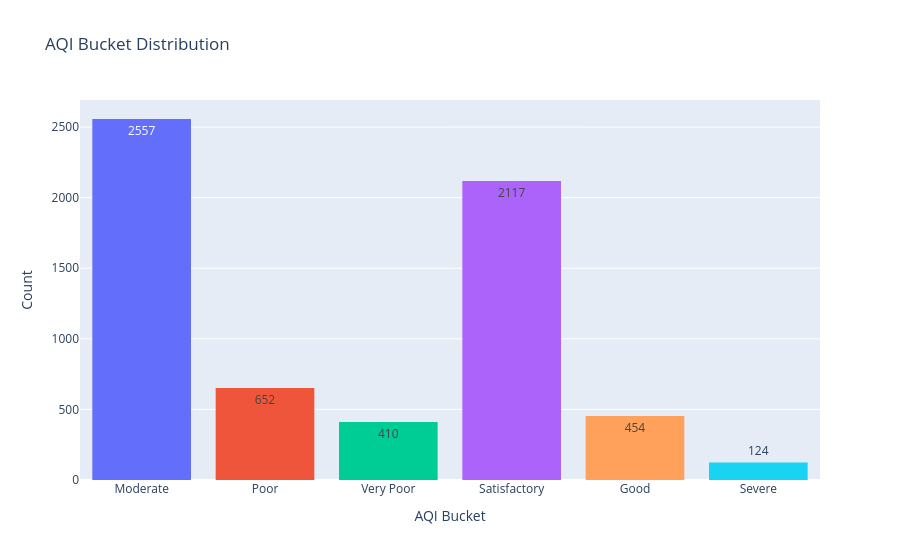

The notebook cell this image was saved under:
### Markdown cell above
## 📊 AQI Bucket Distribution

### Code cell
fig = px.histogram(
    df,
    x='AQI_Bucket',
    color='AQI_Bucket',
    title='AQI Bucket Distribution',
    text_auto=True
)

fig.update_layout(
    xaxis_title='AQI Bucket',
    yaxis_title='Count',
    showlegend=False
)

fig.show()

### Figure 1 — Plotly figure (JSON) as saved in the notebook; plotly's stock layout.template omitted (floating-point values rounded to 4 significant figures; data arrays with more than 128 entries replaced by an {"elided": "..."} marker saying what was removed)
{"data": [{"bingroup": "x", "hovertemplate": "AQI_Bucket=%{x}<br>count=%{y}<extra></extra>", "legendgroup": "Moderate", "marker": {"color": "#636efa", "pattern": {"shape": ""}}, "name": "Moderate", "orientation": "v", "showlegend": true, "texttemplate": "%{value}", "type": "histogram", "x": {"elided": "2557 str values"}, "xaxis": "x", "yaxis": "y"}, {"bingroup": "x", "hovertemplate": "AQI_Bucket=%{x}<br>count=%{y}<extra></extra>", "legendgroup": "Poor", "marker": {"color": "#EF553B", "pattern": {"shape": ""}}, "name": "Poor", "orientation": "v", "showlegend": true, "texttemplate": "%{value}", "type": "histogram", "x": {"elided": "652 str values"}, "xaxis": "x", "yaxis": "y"}, {"bingroup": "x", "hovertemplate": "AQI_Bucket=%{x}<br>count=%{y}<extra></extra>", "legendgroup": "Very Poor", "marker": {"color": "#00cc96", "pattern": {"shape": ""}}, "name": "Very Poor", "orientation": "v", "showlegend": true, "texttemplate": "%{value}", "type": "histogram", "x": {"elided": "410 str values"}, "xaxis": "x", "yaxis": "y"}, {"bingroup": "x", "hovertemplate": "AQI_Bucket=%{x}<br>count=%{y}<extra></extra>", "legendgroup": "Satisfactory", "marker": {"color": "#ab63fa", "pattern": {"shape": ""}}, "name": "Satisfactory", "orientation": "v", "showlegend": true, "texttemplate": "%{value}", "type": "histogram", "x": {"elided": "2117 str values"}, "xaxis": "x", "yaxis": "y"}, {"bingroup": "x", "hovertemplate": "AQI_Bucket=%{x}<br>count=%{y}<extra></extra>", "legendgroup": "Good", "marker": {"color": "#FFA15A", "pattern": {"shape": ""}}, "name": "Good", "orientation": "v", "showlegend": true, "texttemplate": "%{value}", "type": "histogram", "x": {"elided": "454 str values"}, "xaxis": "x", "yaxis": "y"}, {"bingroup": "x", "hovertemplate": "AQI_Bucket=%{x}<br>count=%{y}<extra></extra>", "legendgroup": "Severe", "marker": {"color": "#19d3f3", "pattern": {"shape": ""}}, "name": "Severe", "orientation": "v", "showlegend": true, "texttemplate": "%{value}", "type": "histogram", "x": ["Severe", "Severe", "Severe", "Severe", "Severe", "Severe", "Severe", "Severe", "Severe", "Severe", "Severe", "Severe", "Severe", "Severe", "Severe", "Severe", "Severe", "Severe", "Severe", "Severe", "Severe", "Severe", "Severe", "Severe", "Severe", "Severe", "Severe", "Severe", "Severe", "Severe", "Severe", "Severe", "Severe", "Severe", "Severe", "Severe", "Severe", "Severe", "Severe", "Severe", "Severe", "Severe", "Severe", "Severe", "Severe", "Severe", "Severe", "Severe", "Severe", "Severe", "Severe", "Severe", "Severe", "Severe", "Severe", "Severe", "Severe", "Severe", "Severe", "Severe", "Severe", "Severe", "Severe", "Severe", "Severe", "Severe", "Severe", "Severe", "Severe", "Severe", "Severe", "Severe", "Severe", "Severe", "Severe", "Severe", "Severe", "Severe", "Severe", "Severe", "Severe", "Severe", "Severe", "Severe", "Severe", "Severe", "Severe", "Severe", "Severe", "Severe", "Severe", "Severe", "Severe", "Severe", "Severe", "Severe", "Severe", "Severe", "Severe", "Severe", "Severe", "Severe", "Severe", "Severe", "Severe", "Severe", "Severe", "Severe", "Severe", "Severe", "Severe", "Severe", "Severe", "Severe", "Severe", "Severe", "Severe", "Severe", "Severe", "Severe", "Severe", "Severe", "Severe", "Severe"], "xaxis": "x", "yaxis": "y"}], "layout": {"barmode": "relative", "legend": {"title": {"text": "AQI_Bucket"}, "tracegroupgap": 0}, "showlegend": false, "title": {"text": "AQI Bucket Distribution"}, "xaxis": {"anchor": "y", "categoryarray": ["Moderate", "Poor", "Very Poor", "Satisfactory", "Good", "Severe"], "categoryorder": "array", "domain": [0, 1], "title": {"text": "AQI Bucket"}}, "yaxis": {"anchor": "x", "domain": [0, 1], "title": {"text": "Count"}}}}
